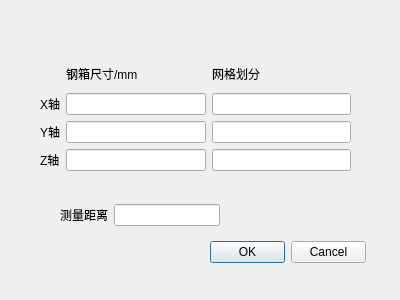
<?xml version="1.0" encoding="UTF-8"?>
<ui version="4.0">
 <class>settings</class>
 <widget class="QWidget" name="settings">
  <property name="geometry">
   <rect>
    <x>0</x>
    <y>0</y>
    <width>400</width>
    <height>300</height>
   </rect>
  </property>
  <property name="windowTitle">
   <string>settings</string>
  </property>
  <widget class="QWidget" name="gridLayoutWidget">
   <property name="geometry">
    <rect>
     <x>40</x>
     <y>60</y>
     <width>311</width>
     <height>111</height>
    </rect>
   </property>
   <layout class="QGridLayout" name="gridLayout">
    <item row="1" column="0">
     <widget class="QLabel" name="label_2">
      <property name="text">
       <string>X轴</string>
      </property>
     </widget>
    </item>
    <item row="2" column="0">
     <widget class="QLabel" name="label_3">
      <property name="text">
       <string>Y轴</string>
      </property>
     </widget>
    </item>
    <item row="0" column="2">
     <widget class="QLabel" name="label">
      <property name="text">
       <string>网格划分</string>
      </property>
     </widget>
    </item>
    <item row="0" column="0">
     <spacer name="verticalSpacer">
      <property name="orientation">
       <enum>Qt::Vertical</enum>
      </property>
      <property name="sizeHint" stdset="0">
       <size>
        <width>20</width>
        <height>40</height>
       </size>
      </property>
     </spacer>
    </item>
    <item row="3" column="0">
     <widget class="QLabel" name="label_4">
      <property name="text">
       <string>Z轴</string>
      </property>
     </widget>
    </item>
    <item row="0" column="1">
     <widget class="QLabel" name="label_5">
      <property name="text">
       <string>钢箱尺寸/mm</string>
      </property>
     </widget>
    </item>
    <item row="1" column="1">
     <widget class="QLineEdit" name="lineEdit_2"/>
    </item>
    <item row="1" column="2">
     <widget class="QLineEdit" name="lineEdit_3"/>
    </item>
    <item row="2" column="1">
     <widget class="QLineEdit" name="lineEdit_4"/>
    </item>
    <item row="2" column="2">
     <widget class="QLineEdit" name="lineEdit_5"/>
    </item>
    <item row="3" column="1">
     <widget class="QLineEdit" name="lineEdit_6"/>
    </item>
    <item row="3" column="2">
     <widget class="QLineEdit" name="lineEdit_7"/>
    </item>
   </layout>
  </widget>
  <widget class="QDialogButtonBox" name="buttonBox">
   <property name="geometry">
    <rect>
     <x>210</x>
     <y>240</y>
     <width>156</width>
     <height>24</height>
    </rect>
   </property>
   <property name="standardButtons">
    <set>QDialogButtonBox::Cancel|QDialogButtonBox::Ok</set>
   </property>
  </widget>
  <widget class="QWidget" name="gridLayoutWidget_2">
   <property name="geometry">
    <rect>
     <x>60</x>
     <y>200</y>
     <width>160</width>
     <height>31</height>
    </rect>
   </property>
   <layout class="QGridLayout" name="gridLayout_2">
    <item row="0" column="0">
     <widget class="QLabel" name="label_6">
      <property name="text">
       <string>测量距离</string>
      </property>
     </widget>
    </item>
    <item row="0" column="1">
     <widget class="QLineEdit" name="lineEdit"/>
    </item>
   </layout>
  </widget>
 </widget>
 <resources/>
 <connections/>
</ui>
